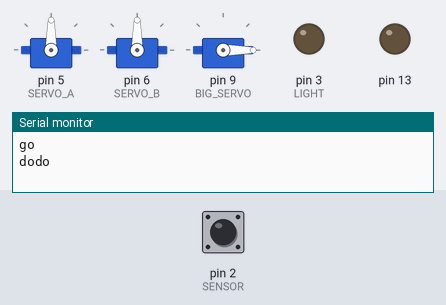
Recording of a sketch running on a simulated Arduino Uno, built with avr-gcc and run on an emulated ATmega328P. Parts: 3 × servo, output pins drawn as LEDs (lit = HIGH), the last lines printed to the serial monitor. The inputs (shaded band) are chosen by the test bench; at power-on: pin 2 (SENSOR) LOW. Sleep ends after the set time or at an interrupt.

Above: at 2.2 s.
2.3 s: pin 2 (SENSOR) driven HIGH
3.8 s: pin 2 (SENSOR) pulsed LOW 5 times (0.12 s each, 0.3 s apart)
At 10.9 s:
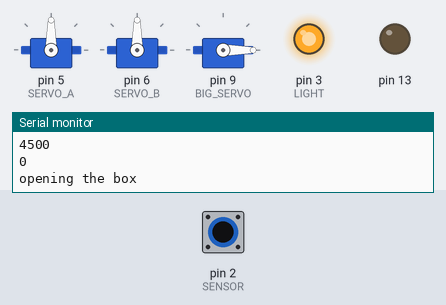
At 12.7 s:
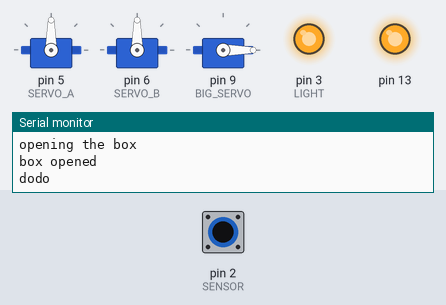
Timing chart, 0 to 14.2 s (numbered marks = the images above; inputs shaded):
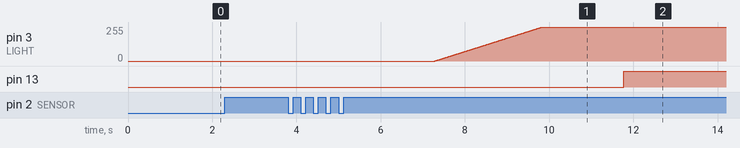

The sketch:

cigar_box.ino
```cpp
#include <avr/sleep.h>
#include <Arduino.h>
#include <SoftwareSerial.h>
#include <Servo.h>

#define SENSOR 2
#define LIGHT 3
#define SERVO_A 5
#define SERVO_B 6
#define BIG_SERVO 9

#define THRESHOLD 600
#define DEGREE 30

#define DOOR_DEGREE 90
#define DOOR_DEGREE_FIRST 65

int state = 0;
Servo servo_a;
Servo servo_b;
Servo servo_big;
unsigned long threshold = THRESHOLD;

void setup()
{
    Serial.begin(115200);
    Serial.println("go");
    pinMode(SENSOR, INPUT);
    pinMode(13, OUTPUT);
    servo_a.attach(SERVO_A);
    servo_b.attach(SERVO_B);
    servo_big.attach(BIG_SERVO);
    servo_write_all(0);
    servo_big.write(0);
    delay(1000);
    servo_big.detach();
}

void loop()
{
    arduinoSleep();
}

void arduinoSleep()
{
    set_sleep_mode(SLEEP_MODE_PWR_DOWN);
    sleep_enable();
    Serial.println("dodo");
    attachInterrupt(0, arduinoWakeUp, RISING);
    delay(1000);
    sleep_mode();
    Serial.println("reveil");
    sleep_disable();
    detachInterrupt(0);
    use_box();
}

void arduinoWakeUp()
{

}

void lightOn()
{
  for (int i = 0; i < 255; i++) {
    analogWrite(LIGHT, i);
    delay(10);
  }
}

void lightOff()
{
  for (int i = 254; i > -1; i--) {
    analogWrite(LIGHT, i);
    delay(5);
  }
}

void use_box()
{
  unsigned long now = millis();

  Serial.println(now);
  Serial.println(millis() - now);
  while (digitalRead(2) == HIGH);
  while (millis() - now < threshold) {
    if (digitalRead(2) == HIGH) {
      if (!state)
        open_box();
      else
        close_box();
      state = !state;
    }
  }
}

void open_box()
{
  Serial.println("opening the box");
  open_door();
  lightOn();
  move_planch();
  digitalWrite(13, HIGH);
  Serial.println("box opened");
}

void close_box()
{
  Serial.println("closing the box");
  lightOff();
  move_planch();
  close_door();
  digitalWrite(13, LOW);
  Serial.println("box closed");
}

void open_door() {
  servo_big.attach(9);
  for (int i = 0; i < DOOR_DEGREE_FIRST; i++) {
    servo_write(servo_big, i);
    delay(20);
  }
  for (int i = DOOR_DEGREE_FIRST - 1, t = 20; i < DOOR_DEGREE; i++, t++) {
    servo_write(servo_big, i);
    delay(t);
  }
  servo_big.detach();
}

void close_door() {
  servo_big.attach(9);
  for (int i = DOOR_DEGREE - 1, t = 20; i > 30; i--, t++) {
    servo_write(servo_big, i);
    delay(20);
  }
  for (int i = 30 - 1, t = 20; i > -1; i--, t++) {
    servo_write(servo_big, i);
    delay(t);
  }
  servo_big.detach();

}

void move_planch() {
  if (!state) {
    for (int i = 0, t = 50; i < DEGREE; i++, t++) {
      servo_write_all(i);
      delay(t);
    }
  } else {
    for (int i = DEGREE - 1, t = 10; i > -1; i--, t++) {
      servo_write_all(i);
      delay(t);
    }
  }
}

void servo_write_all(int degree) {
  servo_write(servo_a, degree);
  servo_reverse_write(servo_b, degree);
}

void servo_write(Servo s, int degree) {
  s.writeMicroseconds(map(degree, 0, 179, 500, 2000));
}

void servo_reverse_write(Servo s, int degree) {
  s.writeMicroseconds(map(degree, 0, 179, 2000, 500));
}
```

Measured:
- after the input at 3.8 s, pin 3 (LIGHT): moves from 0/255 to 254/255 over 2.5 s, starting after 3.5 s; pin 13: LOW → HIGH after 8.0 s
